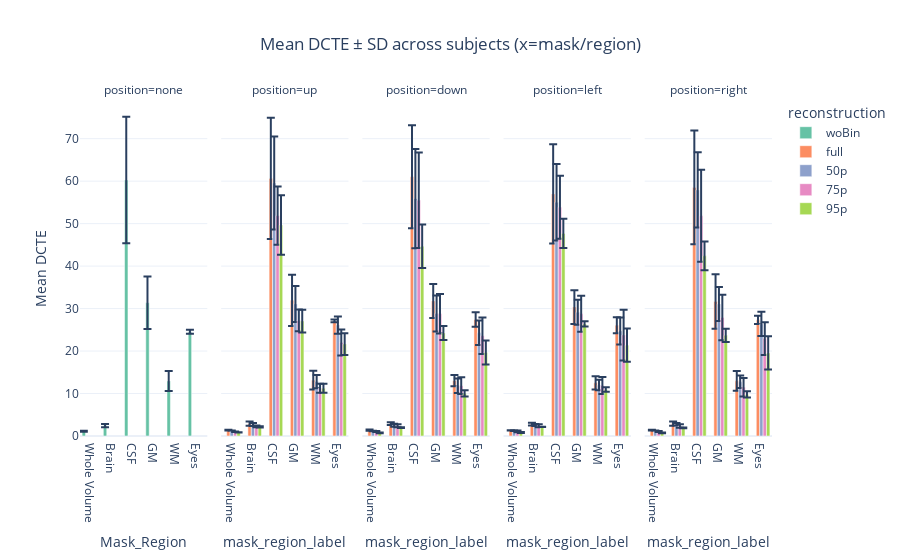

Notebook code for this chart:
### Markdown cell above
Bar chart

### Code cell
import pandas as pd
import plotly.express as px

# === Load combined DCTE data ===
df_all = pd.read_csv("dcte_all_combined.csv")

# --- Only keep relevant regions for plotting ---
# For volume: WholeVolume
# For eyes: Eyes
# For brain: CSF, GM, WM (exclude WholeVolume)
df_all_filtered = df_all[
    ~(
        ((df_all["mask"] == "brain") & (df_all["region"] == "WholeVolume")) |
        ((df_all["mask"] == "eyes") & (df_all["region"] == "WholeVolume"))
    )
].copy()

# Ensure proper ordering
reconstruction_order = ["woBin", "full", "50p", "75p", "95p"]
position_order = ["none", "up", "down", "left", "right"]
mask_order = ["Whole Volume", "Brain", "CSF", "GM", "WM", "Eyes"]

# Build mask_region and a human-friendly label for the submask x-axis

def make_mask_region(row):
    return f"{row['mask']}_{row['region']}" if row['mask'] == "brain" else row['mask']

df_all_filtered['mask_region'] = df_all_filtered.apply(make_mask_region, axis=1)

def mask_region_label(value):
    if isinstance(value, str) and value.startswith('brain_'):
        return value.split('_', 1)[1]
    if value == 'volume':
        return 'Whole Volume'
    if value == 'eyes':
        return 'Eyes'
    return value

# Add human labels
df_all_filtered['mask_region_label'] = df_all_filtered['mask_region'].apply(mask_region_label)

# === Aggregate mean and std for DCTE ===
df_mean = (
    df_all_filtered
    .groupby(["mask", "region", "position", "reconstruction"], as_index=False)
    .agg(mean_dcte=("dcte", "mean"), std_dcte=("dcte", "std"))
)

# Use mask_region_label for plotting x-axis
# === Figure 1: reconstruction on x-axis, grouped by mask/region, faceted by position ===
# fig1 = px.bar(
#     df_mean,
#     x="reconstruction",
#     y="mean_dcte",
#     color="mask",
#     facet_col="position",
#     pattern_shape="region",  # differentiate tissues/regions visually
#     error_y="std_dcte",
#     barmode="group",
#     title="Mean DCTE ± SD across subjects (x=reconstruction)",
#     color_discrete_sequence=px.colors.qualitative.Set2,
#     category_orders={"reconstruction": reconstruction_order}
# )
# fig1.update_layout(template="plotly_white", yaxis_title="Mean DCTE", xaxis_title="Reconstruction", title_x=0.5)
# fig1.show()

# === Figure 2: mask type / region on x-axis, grouped by reconstruction, faceted by position ===
# We'll create df_mean_mask which includes the mask_region_label

df_mean['mask_region'] = df_mean.apply(lambda r: f"{r['mask']}_{r['region']}" if r['mask'] == 'brain' else r['mask'], axis=1)
ndf = df_mean.copy()
ndf['mask_region_label'] = ndf['mask_region'].apply(mask_region_label)

fig2 = px.bar(
    ndf,
    x="mask_region_label",
    y="mean_dcte",
    color="reconstruction",
    facet_col="position",
    error_y="std_dcte",
    barmode="group",
    title="Mean DCTE ± SD across subjects (x=mask/region)",
    color_discrete_sequence=px.colors.qualitative.Set2,
    category_orders={"position": position_order, "mask_region_label": mask_order, "reconstruction": reconstruction_order}
)
fig2.update_layout(template="plotly_white", yaxis_title="Mean DCTE", xaxis_title="Mask_Region", title_x=0.5)
fig2.show()

### Figure 1 — Plotly figure (JSON) as saved in the notebook; plotly's stock layout.template omitted (floating-point values rounded to 4 significant figures)
{"data": [{"alignmentgroup": "True", "error_y": {"array": [0.3979, 14.89, 6.167, 2.333, 0.4433, 0.1117]}, "hovertemplate": "reconstruction=woBin<br>position=none<br>mask_region_label=%{x}<br>mean_dcte=%{y}<extra></extra>", "legendgroup": "woBin", "marker": {"color": "rgb(102,194,165)", "pattern": {"shape": ""}}, "name": "woBin", "offsetgroup": "woBin", "orientation": "v", "showlegend": true, "textposition": "auto", "type": "bar", "x": ["Brain", "CSF", "GM", "WM", "Eyes", "Whole Volume"], "xaxis": "x", "y": [2.451, 60.26, 31.37, 12.96, 24.54, 1.096], "yaxis": "y"}, {"alignmentgroup": "True", "error_y": {"array": [0.4921, 14.29, 6.019, 2.22, 0.3257, 0.1122]}, "hovertemplate": "reconstruction=full<br>position=up<br>mask_region_label=%{x}<br>mean_dcte=%{y}<extra></extra>", "legendgroup": "full", "marker": {"color": "rgb(252,141,98)", "pattern": {"shape": ""}}, "name": "full", "offsetgroup": "full", "orientation": "v", "showlegend": true, "textposition": "auto", "type": "bar", "x": ["Brain", "CSF", "GM", "WM", "Eyes", "Whole Volume"], "xaxis": "x2", "y": [2.898, 60.64, 31.94, 13.15, 27.08, 1.384], "yaxis": "y2"}, {"alignmentgroup": "True", "error_y": {"array": [0.3387, 10.95, 4.239, 1.577, 2.01, 0.01147]}, "hovertemplate": "reconstruction=50p<br>position=up<br>mask_region_label=%{x}<br>mean_dcte=%{y}<extra></extra>", "legendgroup": "50p", "marker": {"color": "rgb(141,160,203)", "pattern": {"shape": ""}}, "name": "50p", "offsetgroup": "50p", "orientation": "v", "showlegend": true, "textposition": "auto", "type": "bar", "x": ["Brain", "CSF", "GM", "WM", "Eyes", "Whole Volume"], "xaxis": "x2", "y": [2.717, 59.55, 31.09, 12.81, 26.11, 1.285], "yaxis": "y2"}, {"alignmentgroup": "True", "error_y": {"array": [0.2053, 6.878, 2.552, 1.085, 3.052, 0.05772]}, "hovertemplate": "reconstruction=75p<br>position=up<br>mask_region_label=%{x}<br>mean_dcte=%{y}<extra></extra>", "legendgroup": "75p", "marker": {"color": "rgb(231,138,195)", "pattern": {"shape": ""}}, "name": "75p", "offsetgroup": "75p", "orientation": "v", "showlegend": true, "textposition": "auto", "type": "bar", "x": ["Brain", "CSF", "GM", "WM", "Eyes", "Whole Volume"], "xaxis": "x2", "y": [2.259, 51.88, 27.21, 11.24, 22.03, 1.02], "yaxis": "y2"}, {"alignmentgroup": "True", "error_y": {"array": [0.1594, 6.999, 2.666, 1.052, 2.571, 0.02992]}, "hovertemplate": "reconstruction=95p<br>position=up<br>mask_region_label=%{x}<br>mean_dcte=%{y}<extra></extra>", "legendgroup": "95p", "marker": {"color": "rgb(166,216,84)", "pattern": {"shape": ""}}, "name": "95p", "offsetgroup": "95p", "orientation": "v", "showlegend": true, "textposition": "auto", "type": "bar", "x": ["Brain", "CSF", "GM", "WM", "Eyes", "Whole Volume"], "xaxis": "x2", "y": [2.155, 49.66, 27.05, 11.22, 21.65, 0.8312], "yaxis": "y2"}, {"alignmentgroup": "True", "error_y": {"array": [0.3492, 12.13, 3.993, 1.348, 1.722, 0.1298]}, "hovertemplate": "reconstruction=full<br>position=down<br>mask_region_label=%{x}<br>mean_dcte=%{y}<extra></extra>", "legendgroup": "full", "marker": {"color": "rgb(252,141,98)", "pattern": {"shape": ""}}, "name": "full", "offsetgroup": "full", "orientation": "v", "showlegend": false, "textposition": "auto", "type": "bar", "x": ["Brain", "CSF", "GM", "WM", "Eyes", "Whole Volume"], "xaxis": "x3", "y": [2.912, 61.06, 31.79, 13.04, 27.43, 1.389], "yaxis": "y3"}, {"alignmentgroup": "True", "error_y": {"array": [0.3291, 11.66, 4.244, 1.696, 2.899, 0.0542]}, "hovertemplate": "reconstruction=50p<br>position=down<br>mask_region_label=%{x}<br>mean_dcte=%{y}<extra></extra>", "legendgroup": "50p", "marker": {"color": "rgb(141,160,203)", "pattern": {"shape": ""}}, "name": "50p", "offsetgroup": "50p", "orientation": "v", "showlegend": false, "textposition": "auto", "type": "bar", "x": ["Brain", "CSF", "GM", "WM", "Eyes", "Whole Volume"], "xaxis": "x3", "y": [2.527, 55.89, 28.86, 11.85, 24.3, 1.177], "yaxis": "y3"}, {"alignmentgroup": "True", "error_y": {"array": [0.3555, 11.24, 4.663, 1.993, 4.325, 0.1301]}, "hovertemplate": "reconstruction=75p<br>position=down<br>mask_region_label=%{x}<br>mean_dcte=%{y}<extra></extra>", "legendgroup": "75p", "marker": {"color": "rgb(231,138,195)", "pattern": {"shape": ""}}, "name": "75p", "offsetgroup": "75p", "orientation": "v", "showlegend": false, "textposition": "auto", "type": "bar", "x": ["Brain", "CSF", "GM", "WM", "Eyes", "Whole Volume"], "xaxis": "x3", "y": [2.4, 55.49, 28.78, 11.86, 23.6, 1.068], "yaxis": "y3"}, {"alignmentgroup": "True", "error_y": {"array": [0.09412, 5.135, 1.629, 0.7304, 2.832, 0.08683]}, "hovertemplate": "reconstruction=95p<br>position=down<br>mask_region_label=%{x}<br>mean_dcte=%{y}<extra></extra>", "legendgroup": "95p", "marker": {"color": "rgb(166,216,84)", "pattern": {"shape": ""}}, "name": "95p", "offsetgroup": "95p", "orientation": "v", "showlegend": false, "textposition": "auto", "type": "bar", "x": ["Brain", "CSF", "GM", "WM", "Eyes", "Whole Volume"], "xaxis": "x3", "y": [1.964, 44.67, 24.25, 10.01, 19.67, 0.7462], "yaxis": "y3"}, {"alignmentgroup": "True", "error_y": {"array": [0.3283, 11.67, 3.981, 1.541, 1.897, 0.05277]}, "hovertemplate": "reconstruction=full<br>position=left<br>mask_region_label=%{x}<br>mean_dcte=%{y}<extra></extra>", "legendgroup": "full", "marker": {"color": "rgb(252,141,98)", "pattern": {"shape": ""}}, "name": "full", "offsetgroup": "full", "orientation": "v", "showlegend": false, "textposition": "auto", "type": "bar", "x": ["Brain", "CSF", "GM", "WM", "Eyes", "Whole Volume"], "xaxis": "x4", "y": [2.792, 56.99, 30.36, 12.52, 26.07, 1.322], "yaxis": "y4"}, {"alignmentgroup": "True", "error_y": {"array": [0.2189, 8.988, 2.935, 1.231, 3.186, 0.05822]}, "hovertemplate": "reconstruction=50p<br>position=left<br>mask_region_label=%{x}<br>mean_dcte=%{y}<extra></extra>", "legendgroup": "50p", "marker": {"color": "rgb(141,160,203)", "pattern": {"shape": ""}}, "name": "50p", "offsetgroup": "50p", "orientation": "v", "showlegend": false, "textposition": "auto", "type": "bar", "x": ["Brain", "CSF", "GM", "WM", "Eyes", "Whole Volume"], "xaxis": "x4", "y": [2.583, 55.02, 29.12, 12.0, 24.74, 1.216], "yaxis": "y4"}, {"alignmentgroup": "True", "error_y": {"array": [0.3555, 7.432, 4.238, 1.998, 5.986, 0.1862]}, "hovertemplate": "reconstruction=75p<br>position=left<br>mask_region_label=%{x}<br>mean_dcte=%{y}<extra></extra>", "legendgroup": "75p", "marker": {"color": "rgb(231,138,195)", "pattern": {"shape": ""}}, "name": "75p", "offsetgroup": "75p", "orientation": "v", "showlegend": false, "textposition": "auto", "type": "bar", "x": ["Brain", "CSF", "GM", "WM", "Eyes", "Whole Volume"], "xaxis": "x4", "y": [2.424, 53.87, 28.76, 11.9, 23.76, 1.094], "yaxis": "y4"}, {"alignmentgroup": "True", "error_y": {"array": [0.05029, 3.428, 0.6293, 0.5112, 3.914, 0.1156]}, "hovertemplate": "reconstruction=95p<br>position=left<br>mask_region_label=%{x}<br>mean_dcte=%{y}<extra></extra>", "legendgroup": "95p", "marker": {"color": "rgb(166,216,84)", "pattern": {"shape": ""}}, "name": "95p", "offsetgroup": "95p", "orientation": "v", "showlegend": false, "textposition": "auto", "type": "bar", "x": ["Brain", "CSF", "GM", "WM", "Eyes", "Whole Volume"], "xaxis": "x4", "y": [2.141, 47.69, 26.39, 10.94, 21.39, 0.8323], "yaxis": "y4"}, {"alignmentgroup": "True", "error_y": {"array": [0.5019, 13.41, 6.416, 2.338, 0.9674, 0.09719]}, "hovertemplate": "reconstruction=full<br>position=right<br>mask_region_label=%{x}<br>mean_dcte=%{y}<extra></extra>", "legendgroup": "full", "marker": {"color": "rgb(252,141,98)", "pattern": {"shape": ""}}, "name": "full", "offsetgroup": "full", "orientation": "v", "showlegend": false, "textposition": "auto", "type": "bar", "x": ["Brain", "CSF", "GM", "WM", "Eyes", "Whole Volume"], "xaxis": "x5", "y": [2.918, 58.53, 31.68, 12.99, 27.36, 1.381], "yaxis": "y5"}, {"alignmentgroup": "True", "error_y": {"array": [0.2945, 8.87, 4.014, 1.476, 2.841, 0.01256]}, "hovertemplate": "reconstruction=50p<br>position=right<br>mask_region_label=%{x}<br>mean_dcte=%{y}<extra></extra>", "legendgroup": "50p", "marker": {"color": "rgb(141,160,203)", "pattern": {"shape": ""}}, "name": "50p", "offsetgroup": "50p", "orientation": "v", "showlegend": false, "textposition": "auto", "type": "bar", "x": ["Brain", "CSF", "GM", "WM", "Eyes", "Whole Volume"], "xaxis": "x5", "y": [2.761, 57.93, 31.09, 12.75, 26.41, 1.288], "yaxis": "y5"}, {"alignmentgroup": "True", "error_y": {"array": [0.4017, 10.81, 5.362, 2.168, 3.837, 0.09985]}, "hovertemplate": "reconstruction=75p<br>position=right<br>mask_region_label=%{x}<br>mean_dcte=%{y}<extra></extra>", "legendgroup": "75p", "marker": {"color": "rgb(231,138,195)", "pattern": {"shape": ""}}, "name": "75p", "offsetgroup": "75p", "orientation": "v", "showlegend": false, "textposition": "auto", "type": "bar", "x": ["Brain", "CSF", "GM", "WM", "Eyes", "Whole Volume"], "xaxis": "x5", "y": [2.351, 51.85, 27.89, 11.48, 22.93, 1.05], "yaxis": "y5"}, {"alignmentgroup": "True", "error_y": {"array": [0.08125, 3.391, 1.544, 0.7454, 3.914, 0.07344]}, "hovertemplate": "reconstruction=95p<br>position=right<br>mask_region_label=%{x}<br>mean_dcte=%{y}<extra></extra>", "legendgroup": "95p", "marker": {"color": "rgb(166,216,84)", "pattern": {"shape": ""}}, "name": "95p", "offsetgroup": "95p", "orientation": "v", "showlegend": false, "textposition": "auto", "type": "bar", "x": ["Brain", "CSF", "GM", "WM", "Eyes", "Whole Volume"], "xaxis": "x5", "y": [1.925, 42.41, 23.69, 9.791, 19.55, 0.7443], "yaxis": "y5"}], "layout": {"annotations": [{"font": {}, "showarrow": false, "text": "position=none", "x": 0.092, "xanchor": "center", "xref": "paper", "y": 1, "yanchor": "bottom", "yref": "paper"}, {"font": {}, "showarrow": false, "text": "position=up", "x": 0.296, "xanchor": "center", "xref": "paper", "y": 1, "yanchor": "bottom", "yref": "paper"}, {"font": {}, "showarrow": false, "text": "position=down", "x": 0.5, "xanchor": "center", "xref": "paper", "y": 1, "yanchor": "bottom", "yref": "paper"}, {"font": {}, "showarrow": false, "text": "position=left", "x": 0.704, "xanchor": "center", "xref": "paper", "y": 1, "yanchor": "bottom", "yref": "paper"}, {"font": {}, "showarrow": false, "text": "position=right", "x": 0.908, "xanchor": "center", "xref": "paper", "y": 1, "yanchor": "bottom", "yref": "paper"}], "barmode": "group", "legend": {"title": {"text": "reconstruction"}, "tracegroupgap": 0}, "title": {"text": "Mean DCTE ± SD across subjects (x=mask/region)", "x": 0.5}, "xaxis": {"anchor": "y", "categoryarray": ["Whole Volume", "Brain", "CSF", "GM", "WM", "Eyes"], "categoryorder": "array", "domain": [0, 0.184], "title": {"text": "Mask_Region"}}, "xaxis2": {"anchor": "y2", "categoryarray": ["Whole Volume", "Brain", "CSF", "GM", "WM", "Eyes"], "categoryorder": "array", "domain": [0.204, 0.388], "matches": "x", "title": {"text": "mask_region_label"}}, "xaxis3": {"anchor": "y3", "categoryarray": ["Whole Volume", "Brain", "CSF", "GM", "WM", "Eyes"], "categoryorder": "array", "domain": [0.408, 0.592], "matches": "x", "title": {"text": "mask_region_label"}}, "xaxis4": {"anchor": "y4", "categoryarray": ["Whole Volume", "Brain", "CSF", "GM", "WM", "Eyes"], "categoryorder": "array", "domain": [0.612, 0.796], "matches": "x", "title": {"text": "mask_region_label"}}, "xaxis5": {"anchor": "y5", "categoryarray": ["Whole Volume", "Brain", "CSF", "GM", "WM", "Eyes"], "categoryorder": "array", "domain": [0.816, 1], "matches": "x", "title": {"text": "mask_region_label"}}, "yaxis": {"anchor": "x", "domain": [0, 1], "title": {"text": "Mean DCTE"}}, "yaxis2": {"anchor": "x2", "domain": [0, 1], "matches": "y", "showticklabels": false}, "yaxis3": {"anchor": "x3", "domain": [0, 1], "matches": "y", "showticklabels": false}, "yaxis4": {"anchor": "x4", "domain": [0, 1], "matches": "y", "showticklabels": false}, "yaxis5": {"anchor": "x5", "domain": [0, 1], "matches": "y", "showticklabels": false}}}
